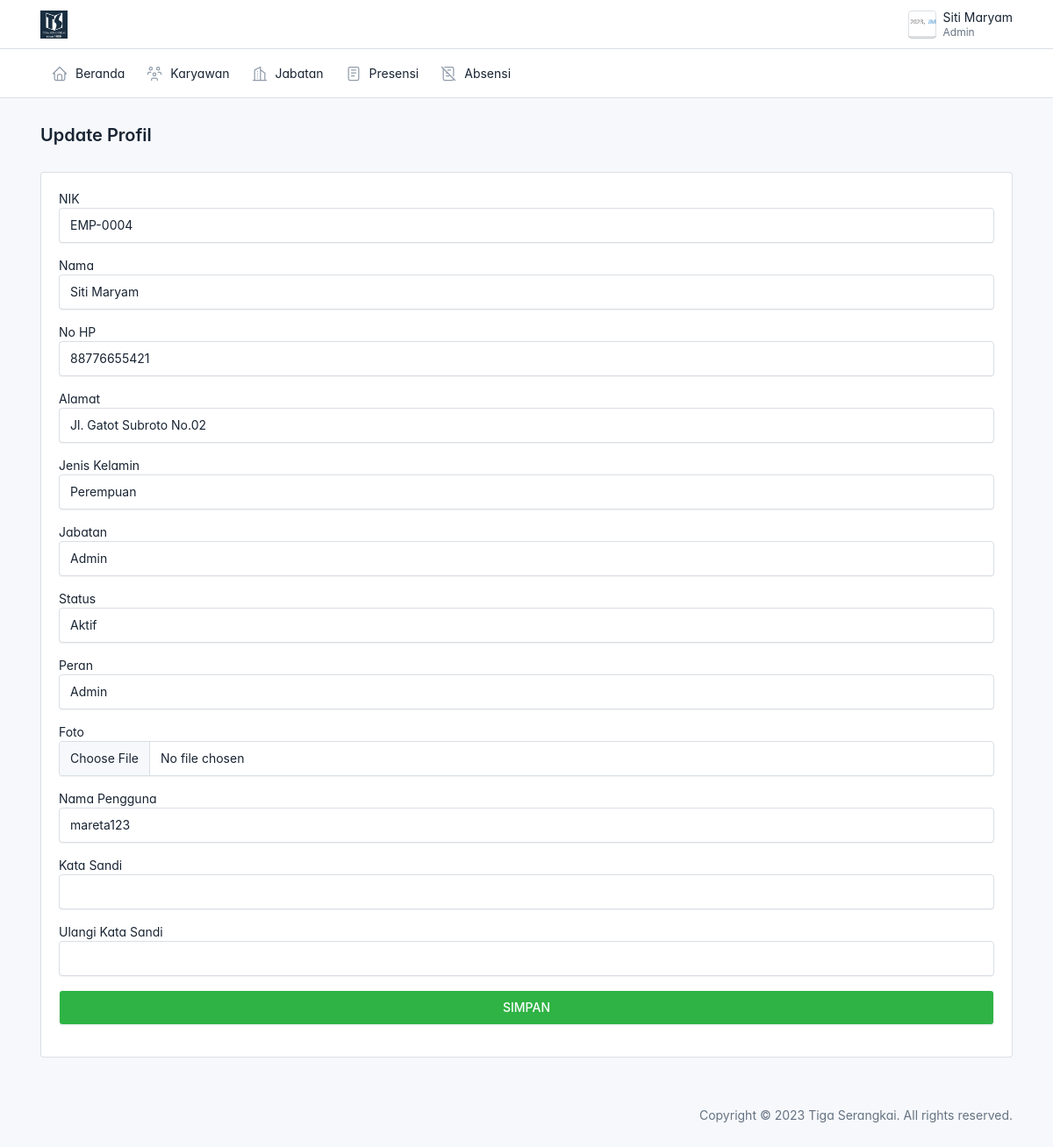
The app's page /admin/profil/editprofil.php (signed in) with its own data.
### tables this page shows
CREATE TABLE `karyawan` (
  `id` int(11) NOT NULL,
  `nik` varchar(15) NOT NULL,
  `nama` varchar(50) NOT NULL,
  `jenis_kelamin` varchar(10) NOT NULL,
  `alamat` varchar(255) NOT NULL,
  `no_hp` varchar(15) NOT NULL,
  `jabatan` varchar(50) NOT NULL,
  `foto` varchar(255) NOT NULL
);

CREATE TABLE `users` (
  `id` int(11) NOT NULL,
  `id_karyawan` int(11) NOT NULL,
  `username` varchar(50) NOT NULL,
  `password` varchar(255) NOT NULL,
  `status` varchar(50) NOT NULL,
  `peran` varchar(50) NOT NULL
);

### config.php (called while the page is built, shortened)
<?php
function base_url($url = null)
{
    $base_url = 'http://localhost/e-presensi';
    if ($url != null) {
        return $base_url . '/'. $url;
    } else {
        return $base_url;
    }
}
?>

### admin/profil/editprofil.php (the view, shortened to what this page needs)
<?php
$judul = "Update Profil";
include('../layouts/header.php');
require_once('../../config.php');
$nik = $_SESSION['nik'];
$query = "
    SELECT
        karyawan.nik, karyawan.nama, karyawan.no_hp, karyawan.alamat, karyawan.jenis_kelamin, karyawan.jabatan, karyawan.foto,
        users.status, users.peran, users.username, users.password
    FROM
        karyawan
    JOIN
        users
    ON
        karyawan.id = users.id_karyawan
    WHERE
        karyawan.nik = '$nik'
";
$result = mysqli_query($connection, $query);
$data = mysqli_fetch_assoc($result);
?>
<div class="page-body">
    <div class="container-xl">
        <div class="card">
            <div class="card-body">
            <form action="editprofil.php" method="post" enctype="multipart/form-data">
                <div class="mb-3">
                    <label>NIK</label>
                    <input type="text" name="nik" class="form-control" value="<?php echo $data['nik']; ?>" readonly>
                </div>
                <div class="mb-3">
                    <label>Nama</label>
                    <input type="text" name="nama" class="form-control" value="<?php echo $data['nama']; ?>" required>
                </div>
                <div class="mb-3">
                    <label>No HP</label>
                    <input type="text" name="no_hp" class="form-control" value="<?php echo $data['no_hp']; ?>" required>
                </div>
                <div class="mb-3">
                    <label>Alamat</label>
                    <input type="text" name="alamat" class="form-control" value="<?php echo $data['alamat']; ?>" required>
                </div>
                <div class="mb-3">
                    <label>Jenis Kelamin</label>
                    <select name="jenis_kelamin" class="form-control">
                        <option value="Perempuan" <?php if ($data['jenis_kelamin'] == 'Perempuan') echo 'selected'; ?>>Perempuan</option>
                    </select>
                </div>
                <div class="mb-3">
                    <label>Jabatan</label>
                    <input type="text" name="jabatan" class="form-control" value="<?php echo $data['jabatan']; ?>" readonly>
                </div>
                <div class="mb-3">
                    <label>Status</label>
                    <input type="text" name="status" class="form-control" value="<?php echo $data['status']; ?>" readonly>
                </div>
                <div class="mb-3">
                    <label>Peran</label>
                    <input type="text" name="peran" class="form-control" value="<?php echo $data['peran']; ?>" readonly>
                </div>
                <div class="mb-3">
                    <label>Foto</label>
                    <input type="file" name="new_foto" class="form-control">
                </div>
                <div class="mb-3">
                    <label>Nama Pengguna</label>
                    <input type="text" name="username" class="form-control" value="<?php echo $data['username']; ?>" required>
                </div>
                <div class="mb-3">
                    <label>Kata Sandi</label>
                    <input type="password" name="password" class="form-control">
                </div>
                <div class="mb-3">
                    <label>Ulangi Kata Sandi</label>
                    <input type="password" name="ulangi_password" class="form-control">
                </div>
                <div class="mb-3">
                    <button class="form-control btn btn-success" name="submit">SIMPAN</button>
                </div>
            </form>
            </div>
        </div>
    </div>
</div>
<?php include('../layouts/footer.php') ?>

### admin/layouts/header.php (shortened to what this page needs)
<?php
global $judul;
require_once('../../config.php');
$connection = mysqli_connect($db_host, $db_user, $db_pass, $db_name);
$id = $_SESSION['id'];
$query = "SELECT nama, jabatan,foto FROM karyawan WHERE id = ?";
$stmt = mysqli_prepare($connection, $query);
mysqli_stmt_bind_param($stmt, 'i', $id);
mysqli_stmt_execute($stmt);
$result = mysqli_stmt_get_result($stmt);
if ($result && mysqli_num_rows($result) > 0) {
    $user = mysqli_fetch_assoc($result);
} else {
    $namaUser = "Nama tidak ditemukan";
    $jabatanUser = "Jabatan tidak ditemukan";
}
?>
<!doctype html>
<html lang="en">
  <head>
    <link href="<?= base_url('assets/css/tabler.min.css?1692870487') ?>" rel="stylesheet"/>
    <link href="<?= base_url('assets/css/tabler-vendors.min.css?1692870487') ?>" rel="stylesheet"/>
    <link href="<?= base_url('assets/css/demo.min.css?1692870487') ?>" rel="stylesheet"/>
  </head>
  <body >
    <div class="page">
      <header class="navbar navbar-expand-md d-print-none" >
        <div class="container-xl">
          <h1 class="navbar-brand navbar-brand-autodark d-none-navbar-horizontal pe-0 pe-md-3">
            <a href=".">
              <img src="<?= base_url('assets/img/logo.png')?>" width="110" height="32" alt="Tabler" class="navbar-brand-image">
            </a>
          </h1>
          <div class="navbar-nav flex-row order-md-last">
            <div class="nav-item dropdown">
              <a href="#" class="nav-link d-flex lh-1 text-reset p-0" data-bs-toggle="dropdown" aria-label="Open user menu">
                <span class="avatar avatar-sm" style="background-image: url('../../assets/img/foto_karyawan/<?= htmlspecialchars($user['foto']) ?>')"></span>
                <div class="d-none d-xl-block ps-2">
                <div><?= htmlspecialchars($user['nama']) ?></div>
                <div class="mt-1 small text-secondary"><?= htmlspecialchars($user['jabatan']) ?></div>
                </div>
              </a>
            </div>
          </div>
        </div>
      </header>
      <header class="navbar-expand-md">
        <div class="collapse navbar-collapse" id="navbar-menu">
          <div class="navbar">
            <div class="container-xl">
              <ul class="navbar-nav">
                <li class="nav-item">
                  <a class="nav-link" href="<?= base_url('admin/beranda/beranda.php') ?>" >
                    <span class="nav-link-icon d-md-none d-lg-inline-block">
                    </span>
                    <span class="nav-link-title">
                      Beranda
                    </span>
                  </a>
                </li>
                <li class="nav-item">
                  <a class="nav-link" href="<?= base_url('admin/karyawan/karyawan.php') ?>" >
                    <span class="nav-link-icon d-md-none d-lg-inline-block">
                    </span>
                    <span class="nav-link-title">
                      Karyawan
                    </span>
                  </a>
                </li>
                <li class="nav-item">
                  <a class="nav-link" href="<?= base_url('admin/jabatan/jabatan.php') ?>" >
                    <span class="nav-link-icon d-md-none d-lg-inline-block">
                    </span>
                    <span class="nav-link-title">
                      Jabatan
                    </span>
                  </a>
                </li>
                <li class="nav-item">
                  <a class="nav-link" href="<?= base_url('admin/presensi/rekap.php') ?>" >
                    <span class="nav-link-icon d-md-none d-lg-inline-block">
                    </span>
                    <span class="nav-link-title">
                      Presensi
                    </span>
                  </a>
                </li>
                <li class="nav-item">
                  <a class="nav-link" href="<?= base_url('admin/absensi/absensi.php') ?>" >
                    <span class="nav-link-icon d-md-none d-lg-inline-block">
                    </span>
                    <span class="nav-link-title">
                      Absensi
                    </span>
                  </a>
                </li>
              </ul>
            </div>
          </div>
        </div>
      </header>
      <div class="page-wrapper">
        <div class="page-header d-print-none">
          <div class="container-xl">
            <div class="row g-2 align-items-center">
              <div class="col">
                <h2 class="page-title">
                  <?= $judul ?>
                </h2>
              </div>
            </div>
          </div>
        </div>

### admin/layouts/header.php (style rules this page uses)
:root { --tblr-font-sans-serif: 'Inter Var', -apple-system, BlinkMacSystemFont, San Francisco, Segoe UI, Roboto, Helvetica Neue, sans-serif; }
body { font-feature-settings: "cv03", "cv04", "cv11"; }

### records on screen
karyawan: foto (picture), nama "Siti Maryam", jabatan "Admin", jenis_kelamin "Perempuan"
users: nik "EMP-0004", nama "Siti Maryam", no_hp "88776655421", alamat "Jl. Gatot Subroto No.02", jabatan "Admin", status "Aktif", peran "Admin", username "mareta123"

### other values on screen
$judul "Update Profil"
